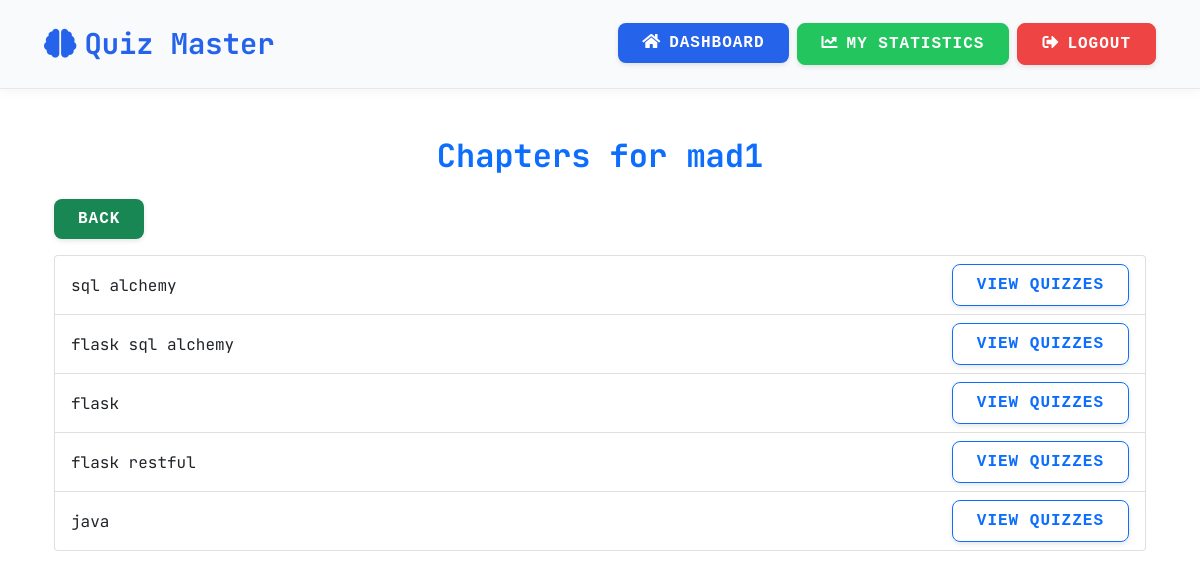
Page /view_chapters/1 (signed in) on the earlier database version.
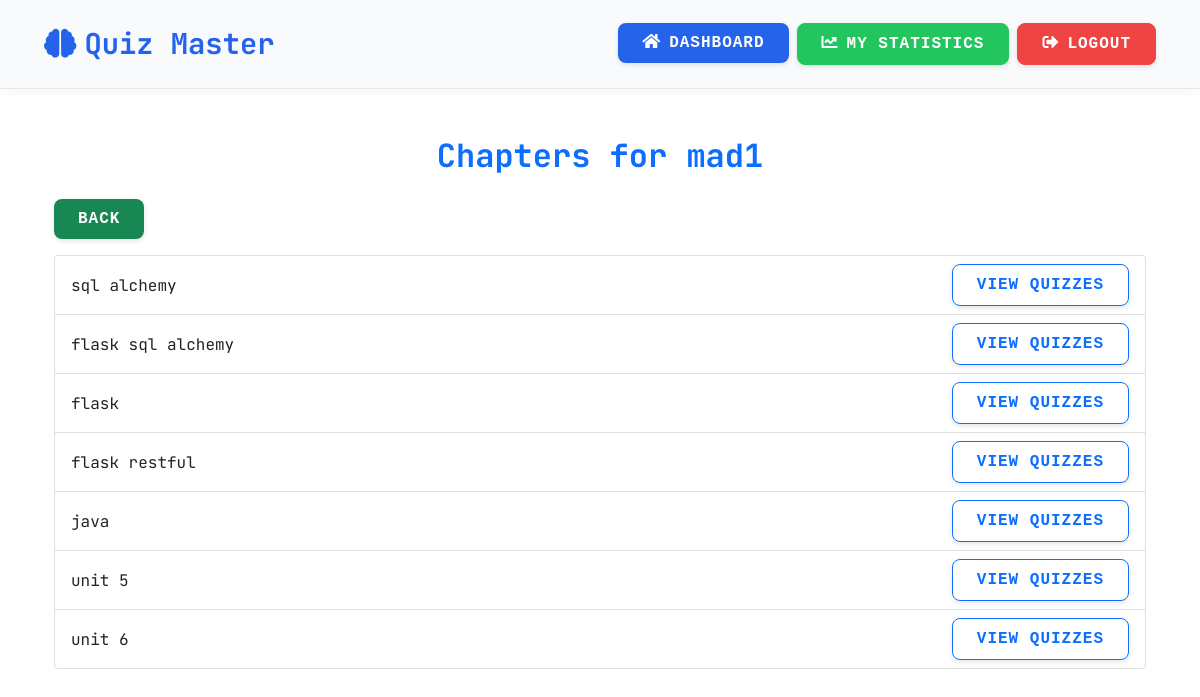
Same page on the later database version.
### models.py (models this page shows)
class Chapter(db.Model):
    id = db.Column(db.Integer, primary_key=True)
    subject_id = db.Column(db.Integer, db.ForeignKey('subject.id'))
    name = db.Column(db.String(200), nullable=False)

### app.py (the view)
@app.route('/view_chapters/<int:subject_id>')
def view_chapters(subject_id):
    if 'user_id' not in session:
        return redirect('/login')
    subject = Subject.query.get(subject_id)
    chapters = Chapter.query.filter_by(subject_id=subject_id).all()
    return render_template('view_chapters.html', subject=subject, chapters=chapters)

### templates/view_chapters.html
{% extends 'base.html' %}
{% block content %}
<div class="container mt-4">
    <h2 class="text-center text-primary mb-4">Chapters for {{ subject.name }}</h2>
    <div class="text-start mb-3">
        <a href="/user_dashboard" class="btn btn-secondary">Back</a>
    </div>
    <ul class="list-group">
        {% for chapter in chapters %}
            <li class="list-group-item d-flex justify-content-between align-items-center">
                {{ chapter.name }}
                <a href="/view_quizzes/{{ chapter.id }}" class="btn btn-sm btn-outline-primary">View Quizzes</a>
            </li>
        {% endfor %}
    </ul>
</div>
{% endblock %}

Differences in the rows shown:
added Chapter: name "unit 5"
added Chapter: name "unit 6"
